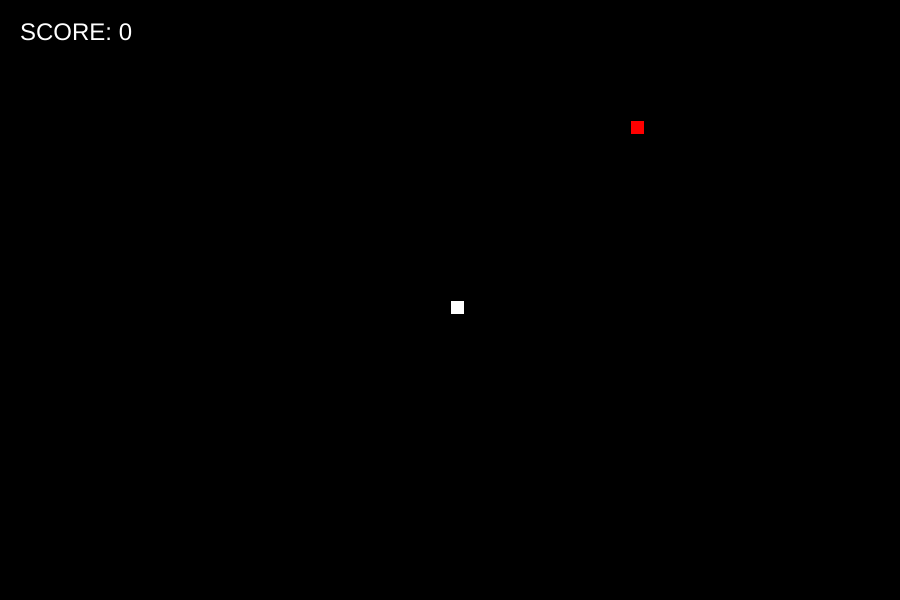
Frame 1 (no input)
Frame 60 (no input): identical to frame 1, image omitted
Frame 120 (the mouse pressed at the canvas centre since frame 60): identical to frame 1, image omitted

The p5.js sketch that drew this single still picture (run headless with seeded random() and noise() and a simulated clock; from frame 60 on, the mouse is pressed at the canvas centre):

// p5.js sketch
// ── sketch.js
let snake;
function setup() {
  createCanvas(900,600);
snake = new Snake();
}

function draw() {
  frameRate(20)
  background(0);
  snake.update();
  snake.print();


  textSize(24)
fill(255)
let score = snake.pieces.length-1
  text('SCORE: '+score,20,40)
}

function keyPressed() {
  if(keyCode===UP_ARROW && snake.pieces[0].dir.y!=size)
    snake.pieces[0].dir=createVector(0,-size);
    else if(keyCode===LEFT_ARROW && snake.pieces[0].dir.x!=size)
      snake.pieces[0].dir=createVector(-size,0);
    else if(keyCode===RIGHT_ARROW && snake.pieces[0].dir.x!=-size)
        snake.pieces[0].dir=createVector(size,0);
    else if(keyCode===DOWN_ARROW && snake.pieces[0].dir.y!=-size)
        snake.pieces[0].dir=createVector(0,size);
}

// ── Snake.js
let size=15;
let food;
class Piece{
  constructor(x,y) {
    this.pos=createVector(x,y);
    this.lastPos=createVector(0,0)
    this.dir=createVector(0,0)
    this.eaten=false;
  }
}

class Snake {
constructor() {
  this.pieces=[]

  this.pieces.push(new Piece(width/2,height/2))

food = new Piece(floor(random(width/size))*size,floor(random(height/size))*size)
}

update() {
  //updating snek
  for(let i=this.pieces.length-1;i>=1;i--) {
    this.pieces[i].lastPos=this.pieces[i].pos.copy();
    let temp = this.pieces[i-1].pos.copy()
    this.pieces[i].pos=temp;
}
  this.pieces[0].pos.add(this.pieces[0].dir)

  //checking food
if(food.pos.x ==this.pieces[0].pos.x
  && food.pos.y ==this.pieces[0].pos.y) {
    food.pos = this.pieces[this.pieces.length-1].lastPos.copy()
    this.pieces.push(food)
    food = new Piece(floor(random(width/size))*size,floor(random(height/size))*size)
  }
  this.borders()
  this.hittingTail()
}
hittingTail() {
    for(let i=1;i<this.pieces.length;i++) {
      if(this.pieces[0].pos.x==this.pieces[i].pos.x
      && this.pieces[0].pos.y==this.pieces[i].pos.y) {
        snake = new Snake();
      }
    }
}
print() {
  fill(255)
  stroke(0)
  strokeWeight(2)
  for(let i=0;i<this.pieces.length;i++) {
  rect(this.pieces[i].pos.x,this.pieces[i].pos.y,size,size)
}
fill(255,0,0)
rect(food.pos.x,food.pos.y,size,size)
}

borders() {
  if(this.pieces[0].pos.x>width || this.pieces[0].pos.x<0
  || this.pieces[0].pos.y>height || this.pieces[0].pos.y<0) {
    snake = new Snake();
  }
}
}
